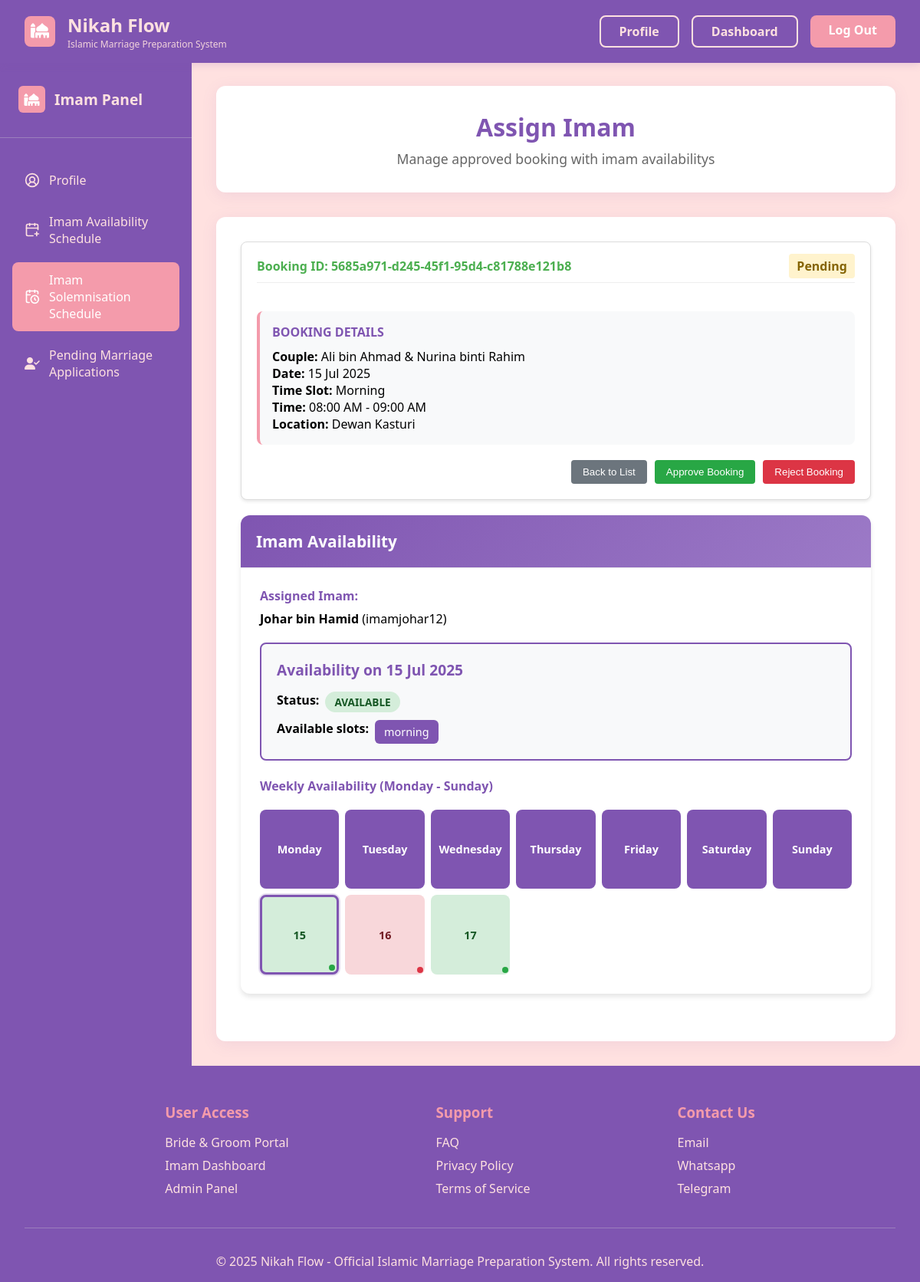
Screenshot of /homepage/imam/imam-assignments/3/ (signed in) with the database file from the repository.
### NikahFlow/models.py (models this page shows, shortened)
class SolemnisationBooking(models.Model):
    user = models.ForeignKey(
        User,
        on_delete=models.CASCADE,
        related_name='bookings',
        null=True
    )
    groom_name = models.CharField(max_length=100, blank=True, null=True)
    bride_name = models.CharField(max_length=100, blank=True, null=True)
    booking_id = models.UUIDField(primary_key=True, default=uuid.uuid4, editable=False)
    created_at = models.DateTimeField(auto_now_add=True)
    updated_at = models.DateTimeField(auto_now=True)
    remarks = models.TextField(blank=True, null=True)
    status = models.CharField(max_length=20, default='PENDING', choices=[
        ('PENDING', 'Pending'),
        ('APPROVED', 'Approved'),
        ('REJECTED', 'Rejected'),
    ])
    booking_date = models.DateField()
    time_slot = models.CharField(max_length=20)
    start_time = models.TimeField()
    end_time = models.TimeField()
    location = models.CharField(max_length=255)
    notes = models.TextField(blank=True, null=True)

class ImamSolemnisationSchedule(models.Model):
    STATUS_CHOICES = [
        ('PENDING', 'Pending'),
        ('APPROVED', 'Approved'),
        ('REJECTED', 'Rejected'),
    ]
    imam = models.ForeignKey(
        User,
        on_delete=models.CASCADE,
        related_name='solemnisation_assignments',
        limit_choices_to={'role': 'imam'}  # Ensure only imams can be assigned
    )
    booking = models.ForeignKey(
        SolemnisationBooking,
        on_delete=models.CASCADE,
        related_name='imam_assignments'
    )
    status = models.CharField(
        max_length=20,
        choices=STATUS_CHOICES,
        default='PENDING'
    )
    remarks = models.TextField(blank=True, null=True)
    assigned_at = models.DateTimeField(auto_now_add=True)
    class Meta:
        unique_together = ('imam', 'booking')  # Prevent duplicate assignments
        verbose_name = "Imam Assignment"
        verbose_name_plural = "Imam Assignments"

class User(models.Model):
    ROLE_CHOICES = [
        ('bridegroom', 'Bride/Groom'),
        ('imam', 'Assistant Registrar'),
        ('adminchairman', 'Admin Chairman'),
    ]
    id_number = models.CharField(max_length=14,unique=True)
    role = models.CharField(max_length=30, choices=ROLE_CHOICES)
    email = models.EmailField(unique=True)
    username = models.CharField(max_length=150, unique=True)
    fullname = models.CharField(max_length=150)
    phone_number = models.CharField(max_length=20)
    password = models.CharField(max_length=128)
    status = models.CharField(max_length=20, default='Active')
    created_at = models.DateTimeField(auto_now_add=True)
    userid = models.CharField(max_length=50, null=True, blank=True)
    remarks = models.CharField(max_length=100)

class ImamAvailability(models.Model):
    imam = models.ForeignKey(User, on_delete=models.CASCADE, related_name='availabilities')
    date = models.DateField()
    status = models.CharField(
        max_length=20,
        choices=[
            ('available', 'Available'),
            ('unavailable', 'Not Available'),
            ('pending', 'Pending Submission')
        ],
        default='pending'
    )
    time_slots = models.JSONField(default=list)  # Stores list of available times like ["09:00", "14:00"]
    notes = models.TextField(blank=True, null=True)
    created_at = models.DateTimeField(auto_now_add=True)
    updated_at = models.DateTimeField(auto_now=True)
    class Meta:
        unique_together = ('imam', 'date')
        ordering = ['date']

### NikahFlow/views.py (the view)
# urls.py: path('imam/imam-assignments/<int:assignment_id>/', views.view_assignment, name='view_assignment'),
def view_assignment(request, assignment_id):
    if not request.session.get('user_id') or request.session.get('user_role') != 'imam':
        return redirect('signin')
    try:
        assignment = ImamSolemnisationSchedule.objects.select_related(
            'booking', 'imam'
        ).get(
            id=assignment_id,
            imam_id=request.session['user_id']
        )
        booking_date = assignment.booking.booking_date
        imam_availability = ImamAvailability.objects.filter(
            imam=assignment.imam,
            date=booking_date
        ).first()
        week_start = booking_date - timedelta(days=booking_date.weekday())
        week_days = [(week_start + timedelta(days=i)) for i in range(7)]
        week_availability = ImamAvailability.objects.filter(
            imam=assignment.imam,
            date__range=[week_start, week_start + timedelta(days=6)]
        ).order_by('date')
        context = {
            'assignment': assignment,
            'booking': assignment.booking,
            'imam_availability': imam_availability,
            'week_days': [day.strftime('%A') for day in week_days],
            'week_availability': week_availability,
            'booking_date': booking_date,
        }
        return render(request, 'confirmdatepage-imam.html', context)
    except ImamSolemnisationSchedule.DoesNotExist:
        messages.error(request, 'Assignment not found.')
        return redirect('imam_assignments')

### NikahFlow/templates/confirmdatepage-imam.html (shortened to what this page needs)
<!DOCTYPE html>
<html lang="en">
<head>
    {% load static %}
    <link rel="stylesheet" href="{% static 'css/accountpage.css' %}">
 <link rel="stylesheet" href="https://cdnjs.cloudflare.com/ajax/libs/font-awesome/6.5.0/css/all.min.css">
</head>
<body>
    <header class="header">
        <nav class="nav-container">
            <div class="logo-section">
                <div class="logo-icon"><i class="fa-solid fa-mosque"></i></div>
                <div class="logo-text">
                    <div class="logo">Nikah Flow</div>
                    <div class="logo-subtitle">Islamic Marriage Preparation System</div>
                </div>
            </div>
            <div class="nav-buttons">
                <a href="{% url 'imam_account' %}" class="btn-login">Profile</a>
                <a href="{% url 'imam_account' %}" class="btn-login">Dashboard</a>
                <a href="{% url 'logout' %}" class="btn-signup">Log Out</a>
            </div>
        </nav>
    </header>
    <div class="main-container">
        <aside class="sidebar">
            <div class="sidebar-header">
                <div class="sidebar-logo">
                    <div class="sidebar-logo-icon"><i class="fa-solid fa-mosque"></i></div>
                    <div class="sidebar-logo-text">Imam Panel</div>
                </div>
            </div>
            <nav class="sidebar-nav">
                <ul>
                    <li>
                        <a href="{% url 'imam_account' %}" >
                            <span class="icon">
                                <i data-lucide="circle-user-round" class="w-4 h-4" stroke="currentColor"></i>
                            </span>
                            Profile
                        </a>
                    </li>
                    <li>
                        <a href="{% url 'imam_scheduleimam' %}">
                            <span class="icon">
                                <i data-lucide="calendar-plus" class="w-4 h-4" stroke="currentColor"></i>
                            </span>
                            Imam Availability Schedule
                        </a>
                    </li>
                    <li>
                        <a href="{% url 'imam_assignments' %}" class="active">
                            <span class="icon">
                                <i data-lucide="calendar-clock" class="w-4 h-4" stroke="currentColor"></i>
                            </span>
                            Imam Solemnisation Schedule
                        </a>
                    </li>
                    <li class="active">
                        <a href="{% url 'pending_application' %}">
                            <span class="icon">
                                <i class="fa-solid fa-user-check"></i>
                            </span>
                            Pending Marriage Applications
                        </a>
                    </li>
                </ul>
            </nav>
        </aside>
        <main class="main-content">
            <div class="content-header">
                <h1>Assign Imam</h1>
                <p>Manage approved booking with imam availabilitys</p>
            </div>
                    <div class="dashboard-content">
            <div class="application-card">
                <div class="application-header">
                    <div>
                        <span class="application-id">Booking ID: {{ booking.booking_id }}</span>
                    </div>
                    <div>
                        <span class="assignment-status status-{{ assignment.status|lower }}">
                            {{ assignment.get_status_display }}
                        </span>
                    </div>
                </div>
                <br>
                <div class="applicant-info">
                    <div class="applicant-section">
                        <div class="section-title">Booking Details</div>
                        <div><strong>Couple:</strong> {{ booking.groom_name }} & {{ booking.bride_name }}</div>
                        <div><strong>Date:</strong> {{ booking.booking_date|date:"d M Y" }}</div>
                        <div><strong>Time Slot:</strong> {{ booking.time_slot|capfirst }}</div>
                        <div><strong>Time:</strong> {{ booking.start_time|time:"h:i A"}} - {{booking.end_time|time:"h:i A"}}</div>
                        <div><strong>Location:</strong> {{ booking.location }}</div>
                    </div>
                </div>
                <div class="action-buttons">
                    <form action="{% url 'imam_assignments' %}" method="post">
                        <button type="submit" class="btn-back">Back to List</button>
                    </form>
                    <form method="post" action="{% url 'approve_schedule' assignment.id %}">
                        <button type="submit" class="btn-approve">Approve Booking</button>
                    </form>
                    <button type="button" class="btn-reject" onclick="openRejectModal()">
                        Reject Booking
                    </button>
                </div>
            </div>
            <div class="card imam-availability-card">
                <div class="card-header">
                    <h3>Imam Availability</h3>
                </div>
                <div class="card-body">
                    <div class="form-group">
                        <label>Assigned Imam:</label>
                        <p><strong>{{ assignment.imam.fullname }}</strong> ({{ assignment.imam.username }})</p>
                    </div>
                    <div class="availability-container active">
                        <h4>Availability on {{ booking.booking_date|date:"d M Y" }}</h4>
                        {% if imam_availability %}
                            <div class="time-slots">
                                <div><strong>Status:</strong></div>
                                <span class="status-badge status-{{ imam_availability.status }}">
                                    {{ imam_availability.get_status_display }}
                                </span>
                            </div>
                            {% if imam_availability.time_slots %}
                                <div class="time-slots">
                                    <p><strong>Available slots:</strong></p>
                                    {% for slot in imam_availability.time_slots%}
                                        <span class="time-slot {% if slot == booking.time_slot %}highlight-slot{% endif %}">
                                            {{ slot }}
                                        </span>
                                    {% endfor %}
                                </div>
                            {% endif %}
                        {% else %}
                            <p>No availability information for this date.</p>
                        {% endif %}
                    </div>
                    <br>
                     <div class="form-group">
                        <label>Weekly Availability ({{ week_days.0 }} - {{ week_days.6 }})</label>
                     </div>
                    <div class="availability-calendar">
                        {% for day in week_days %}
                            <div class="availability-day day-header">{{ day }}</div>
                        {% endfor %}
                        {% for day in week_availability %}
                            <div class="availability-day
                                {% if day.date == booking.booking_date %}booking-day{% endif %}
                                {% if day.status == 'available' %}available{% elif day.status == 'unavailable' %}unavailable{% endif %}">
                                {{ day.date|date:"d" }}
                                {% if day.status == 'available' %}
                                    <span class="time-slot-indicator time-slot-available"></span>
                                {% elif day.status == 'unavailable' %}
                                    <span class="time-slot-indicator time-slot-unavailable"></span>
                                {% endif %}
                            </div>
                        {% endfor %}
                    </div>
                </div>
            </div>
        </div>
        </main>
    </div>
    <footer class="footer">
        <div class="container">
            <div class="footer-content">
                <div class="footer-section">
                    <h3>User Access</h3>
                    <ul>
                        <li><a href="#bride-groom">Bride & Groom Portal</a></li>
                        <li><a href="#imam">Imam Dashboard</a></li>
                        <li><a href="#admin">Admin Panel</a></li>
                    </ul>
                </div>
                <div class="footer-section">
                    <h3>Support</h3>
                    <ul>
                        <li><a href="#faq">FAQ</a></li>
                        <li><a href="#privacy">Privacy Policy</a></li>
                        <li><a href="#terms">Terms of Service</a></li>
                    </ul>
                </div>
                <div class="footer-section">
                    <h3>Contact Us</h3>
                    <ul>
                        <li><a href="#contact">Email</a></li>
                        <li><a href="#whatsapp">Whatsapp</a></li>
                        <li><a href="#telegram">Telegram</a></li>
                    </ul>
                </div>
            </div>
            <div class="footer-bottom">
                <p>&copy; 2025 Nikah Flow - Official Islamic Marriage Preparation System. All rights reserved.</p>
            </div>
        </div>
    </footer>
</body>
</html>

### rows the page displays
SolemnisationBooking: booking_id "5685a971-d245-45f1-95d4-c81788e121b8", groom_name "Ali bin Ahmad", bride_name "Nurina binti Rahim", booking_date "15 Jul 2025", time_slot "Morning", start_time "08:00 AM", end_time "09:00 AM", location "Dewan Kasturi", time_slot "morning"
ImamSolemnisationSchedule: status "Pending", imam.fullname "Johar bin Hamid", imam.username "imamjohar12"
ImamAvailability: status "AVAILABLE", date "15"
ImamAvailability: date "16", status "unavailable" (drawn)
ImamAvailability: date "17", status "available" (drawn)

### other values shown
{{ week_days.0 }} "Monday"
{{ week_days.6 }} "Sunday"
{{ day }} "Monday" "Tuesday" "Wednesday" "Thursday" "Friday" "Saturday" "Sunday"
